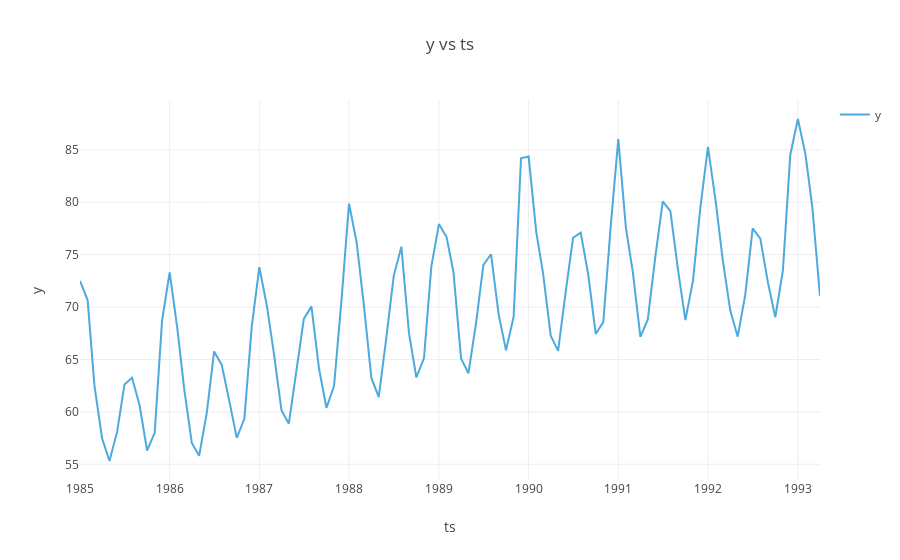

The notebook cell saved with this chart:
### Markdown cell above
The output of **run_forecast_config** is a dictionary that contains the future forecast, historical forecast performance, and the original timeseries.

### Code cell
ts = result.timeseries
fig = ts.plot()
plotly.io.show(fig)
